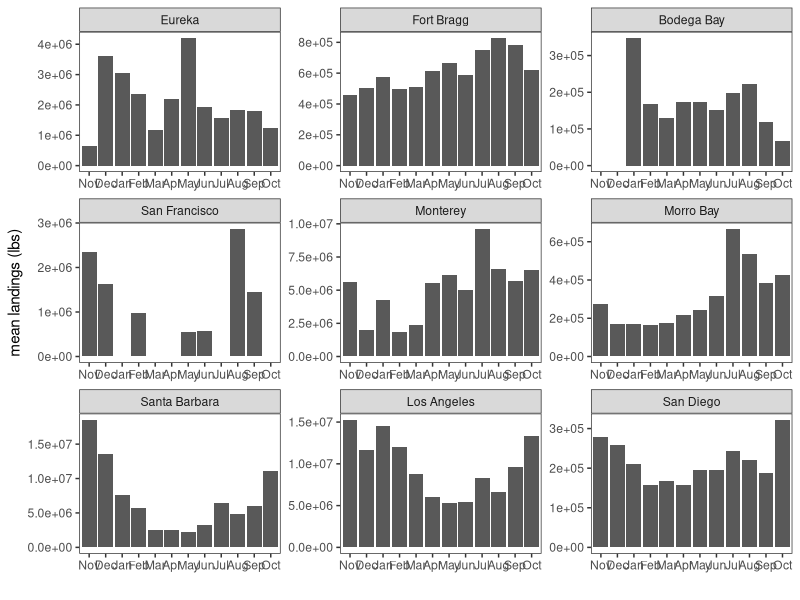
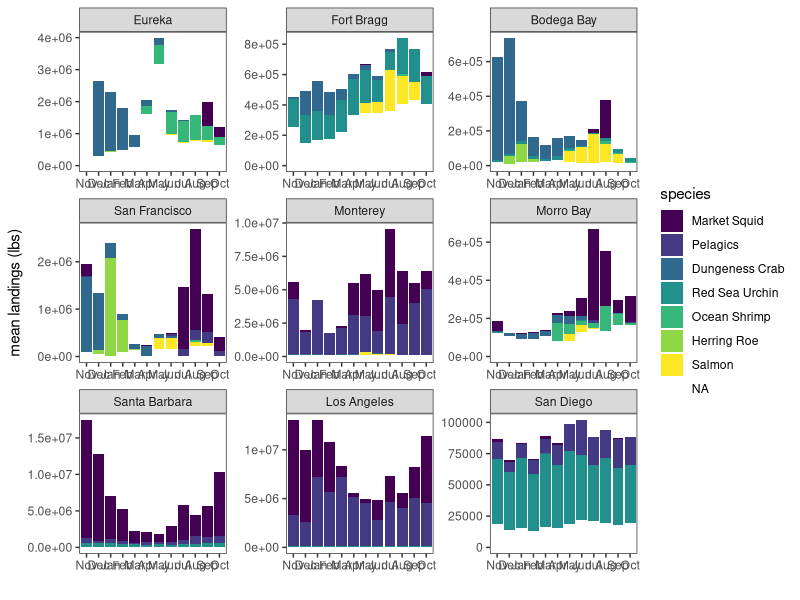
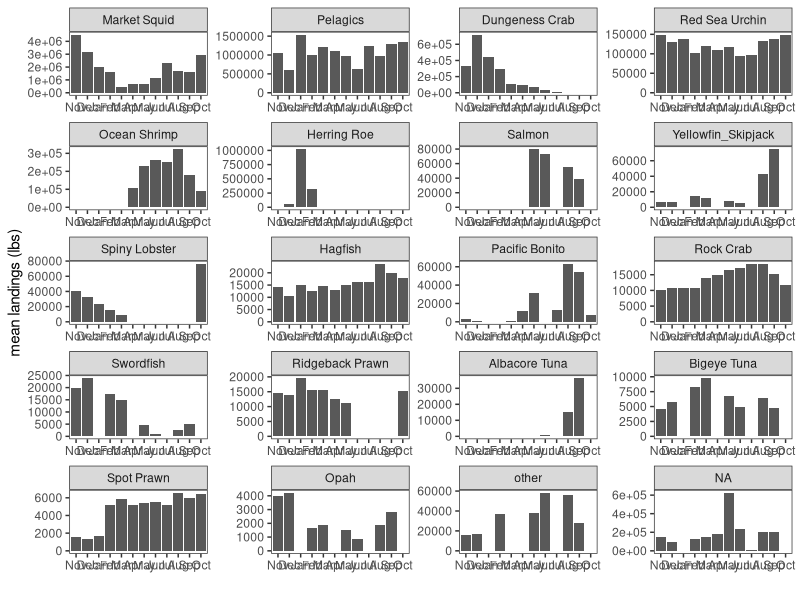
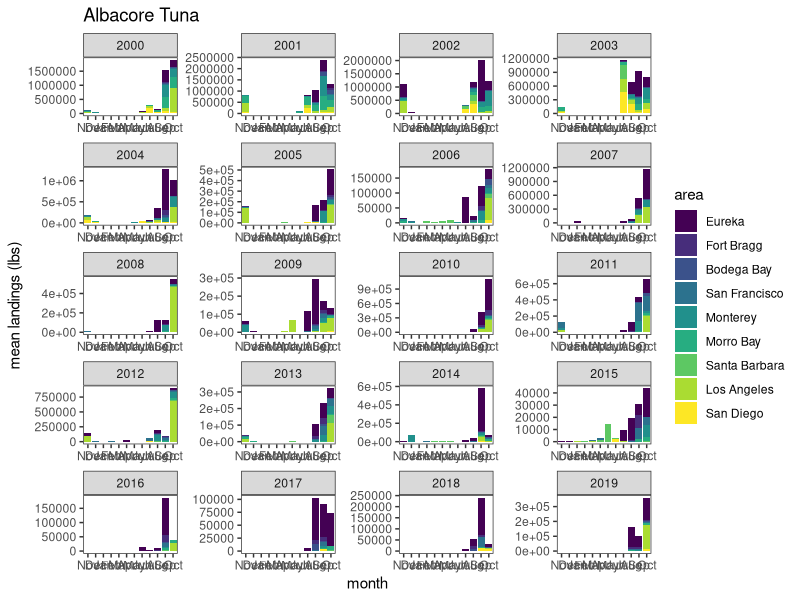
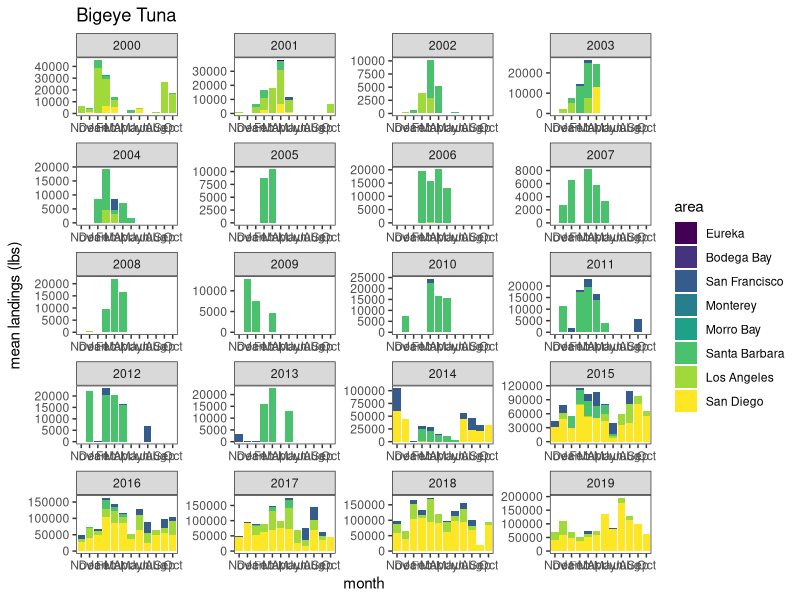
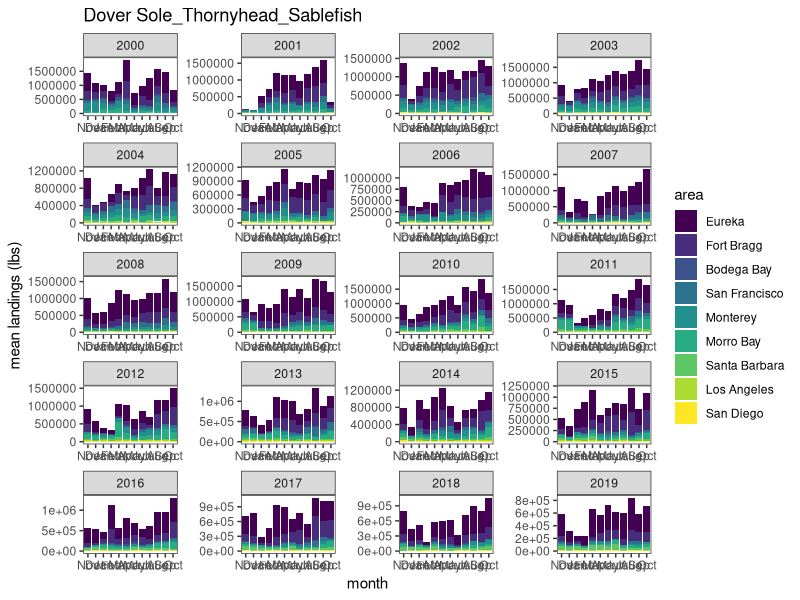
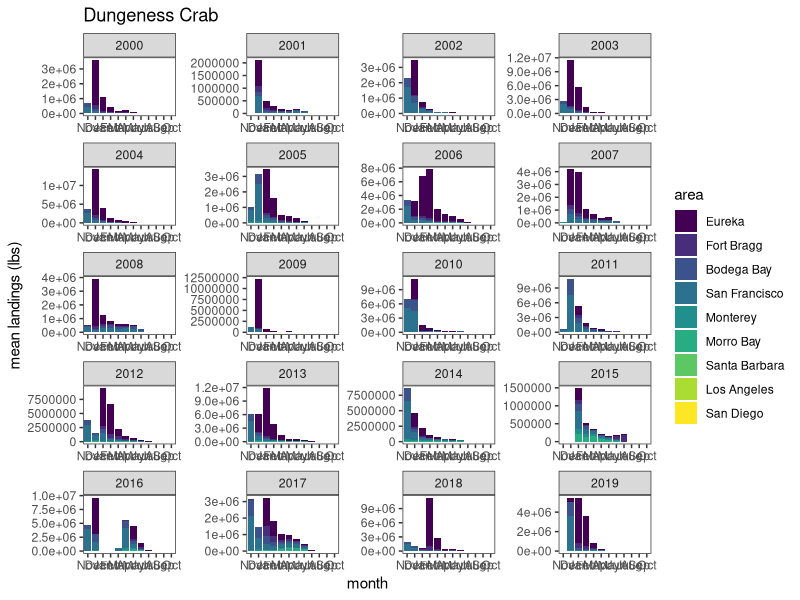
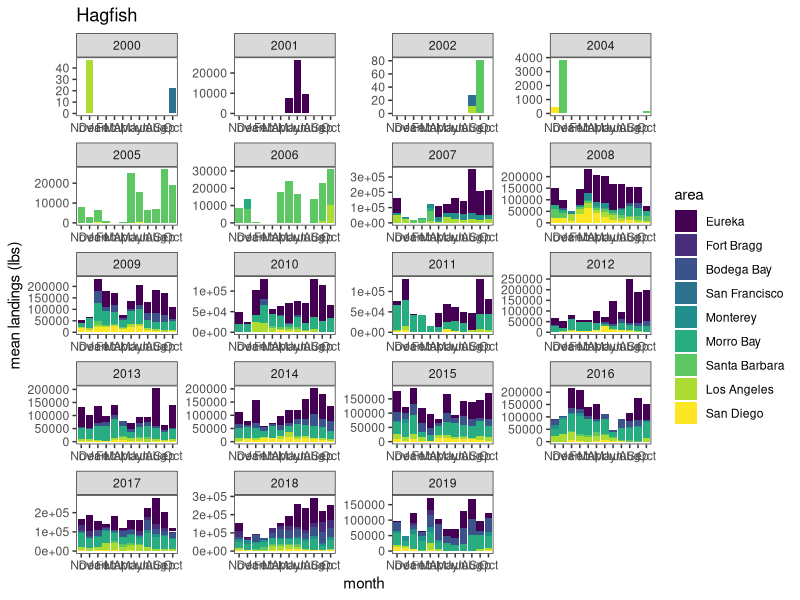

Recreate these plots in R, in order.
# Analysis of the data from the nine areas within California, gathered from the
# California Department of Natural Resources, accessed here: 
# https://wildlife.ca.gov/Fishing/Commercial/Landings

library(stringr)
library(dplyr)
library(reshape2)
library(ggplot2)
library(viridis)


# Import datasets for all areas and for species of interest
all_areas <- read.csv("Data/DFW areas/all_areas.csv")
all_soi <- read.csv("Data/dfw_areas_all_soi.csv")
top_soi <- read.csv("Data/dfw_areas_top_soi.csv")


# Order of areas from North -> South
area_order <- c("Eureka", "Fort Bragg", "Bodega Bay", "San Francisco", 
                "Monterey", "Morro Bay", "Santa Barbara", "Los Angeles",
                "San Diego")

# Abbreviation of months for nice plots
months_abbrev <- c("Jan", "Feb", "Mar", "Apr", "May", "Jun", "Jul", "Aug", 
                   "Sep", "Oct", "Nov", "Dec")

# Species of interest ordered by highest landings 
species_order <- c("Market Squid", "Pelagics", "Groundfish", "Dungeness Crab",
                   "Red Sea Urchin", "Ocean Shrimp", "Herring Roe", "Salmon", 
                   "Yellowfin_Skipjack", "Spiny Lobster", "Hagfish", 
                   "Pacific Bonito", "Rock Crab", "Swordfish", 
                   "Ridgeback Prawn", "Albacore Tuna", "Bigeye Tuna", 
                   "Spot Prawn", "Opah", "other")
# Top species of interest ordered by highest landings
top_species_order <- c("Market Squid", "Pelagics", "Groundfish", 
                       "Dungeness Crab","Red Sea Urchin", "Ocean Shrimp",
                       "Herring Roe", "Salmon")


# All landings ----------------------------------------------------------------
all_landings <- all_areas %>% group_by(area, year) %>% 
  summarize(across(January:Landings, sum))

all_landings <- all_landings[, -2]  # remove year column

all_means <- all_landings %>%
  group_by(area) %>%
  summarize(across(January:Landings, mean))

colnames(all_means) <- c("species", months_abbrev)
all_means <- all_means[, c(1, 12, 13, 2:11)]  # Year starts in Nov.
all_means <- melt(all_means, id_vars = c("area"))
colnames(all_means) <- c("area", "month", "landings")
all_means$area <- factor(all_means$area, levels = area_order)

all_mean_landings <- ggplot(all_means, aes(y = landings, x = month)) +
  geom_bar(stat = "identity") +
  ylab("mean landings (lbs)") + xlab(" ") +
  theme_bw() +
  theme(panel.grid.major = element_blank(), panel.grid.minor = element_blank()) +
  facet_wrap(~area, ncol = 3, scale = "free")

ggsave(filename="DFW pdf data/Figures/all_landings.pdf", all_mean_landings,
       width=400, height=250, units="mm", dpi=300)


# Find monthly mean for each year for the top species of interest -------------
top_soi2 <- top_soi[, -15]  # remove year column
top_soi2$Species <- str_trim(top_soi2$Species, side = "both")  # Remove extra white spaces

top_soi_means <- top_soi2 %>% 
  group_by(Species, area) %>% 
  summarize(across(January:Landings, mean))

top_soi_means <- top_soi_means[, -15]  # Remove total landings

colnames(top_soi_means) <- c("species", "area", months_abbrev)  # Update to abbreviated months

# Change column & row order to match analyses
top_soi_means <- top_soi_means[, c(1, 2, 13, 14, 3:12)]  # Year starts in Nov.
top_soi_means <- melt(top_soi_means, id_vars = c("area", "species"))
colnames(top_soi_means) <- c("species", "area", "month", "landings")
top_soi_means$area <- factor(top_soi_means$area, levels = area_order)
top_soi_means$species <- factor(top_soi_means$species, levels = top_species_order)

# Plot monthly means for stable period
monthly_areas <- ggplot(top_soi_means, aes(y = landings, x = month, fill = species)) +
  geom_bar(position = "stack", stat = "identity") +
  ylab("mean landings (lbs)") + xlab(" ") +
  theme_bw() +
  scale_fill_viridis(discrete = TRUE) +
  theme(panel.grid.major = element_blank(), panel.grid.minor = element_blank()) +
  facet_wrap(~area, ncol = 3, scale = "free")

ggsave(filename="DFW pdf data/Figures/area_monthly_landings.pdf", monthly_areas,
       width=400, height=250, units="mm", dpi=300)


# Overall monthly trends for species of interest ------------------------------
overall_means <- all_soi %>% 
  group_by(Species) %>% 
  summarize(across(January:Landings, mean))

# Reorder columns & remove total landings
colnames(overall_means) <- c("species", months_abbrev)
overall_means <- overall_means[, c(1, 12, 13, 2:11)]
overall_means <- melt(overall_means, id_vars = c("species"))
colnames(overall_means) <- c("species", "month", "landings")
overall_means$species <- factor(overall_means$species, levels = species_order)

monthly_species <- ggplot(overall_means, aes(y = landings, x = month)) +
  geom_bar(position = "stack", stat = "identity") +
  ylab("mean landings (lbs)") + xlab(" ") +
  theme_bw() +
  scale_fill_viridis(discrete = TRUE) +
  theme(panel.grid.major = element_blank(), panel.grid.minor = element_blank()) +
  facet_wrap(~species, ncol = 4, scale = "free")

ggsave(filename="DFW pdf data/Figures/monthly_species.pdf", monthly_species,
       width=400, height=300, units="mm", dpi=300)


# Yearly trends for species of interest ---------------------------------------
soi_plots <- all_soi[, -14]  # create new df for plots & remove total landings
soi_plots$area <- factor(soi_plots$area, levels = area_order)
colnames(soi_plots) <- c("species", months_abbrev, "year", "area")
soi_plots <- soi_plots[, c(1, 15, 14, 12, 13, 2:11)]
soi_plots$year <- as.factor(soi_plots$year)
soi_plots <- melt(soi_plots, id_vars = c("species", "area", "year"))
colnames(soi_plots) <- c("species", "area", "year", "month", "landings")

soi_fisheries <- levels(factor(soi_plots$species))

species_timeseries <- function(fishery) {
  df <- soi_plots %>% filter(species == fishery)
  
  plt <- ggplot(df, aes(x = month, y = landings, fill = area)) +
    geom_bar(position = "stack", stat = "identity") +
    ylab("mean landings (lbs)") +
    ggtitle(fishery) + 
    scale_fill_viridis(discrete = TRUE) +
    theme_bw() +
    theme(panel.grid.major = element_blank(), panel.grid.minor = element_blank()) +
    facet_wrap(~year, ncol = 4, scale = "free")
  
  ggsave(filename=paste("DFW pdf data/Figures/Species timeseries/", fishery, "_revenue.pdf", 
                        sep=""), 
         plot=plt, width=400, height=250, units="mm", dpi=300)
}

# Function call for each species 
for (s in soi_fisheries) {
  species_timeseries(s)
}
